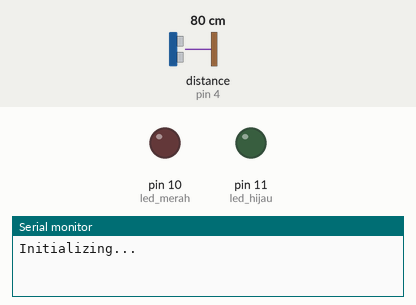
Bench run of a sketch on a simulated Arduino Uno, built with avr-gcc and run on an emulated ATmega328P. Shown: output pins drawn as LEDs (lit = HIGH), the last lines printed to the serial monitor. The test bench sets the inputs (shaded band); at power-on: distance to the obstacle (sensor on pin 4) 80 cm. The echo pulse lasts 58.3 µs per cm; the modem accepts every AT command (registered, SIM ready, sends succeed) and sends nothing else; pins used as bus, display or sensor lines are not drawn.

Above: at 0.1 s.
At 8.2 s:
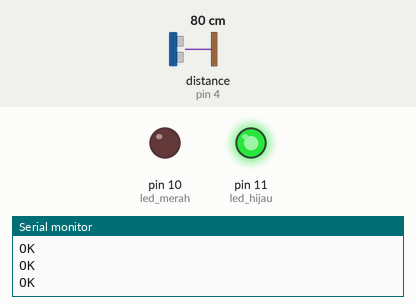
8.3 s: distance to the obstacle (sensor on pin 4) set to 12 cm
At 11.0 s:
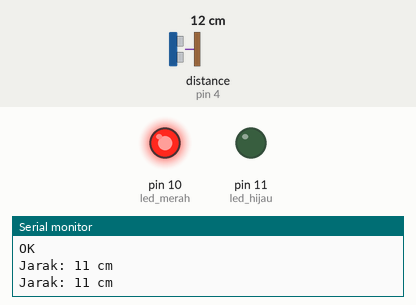
11.4 s: distance to the obstacle (sensor on pin 4) set to 9 cm
Timing chart, 0 to 14.4 s (numbered marks = the images above; inputs shaded):
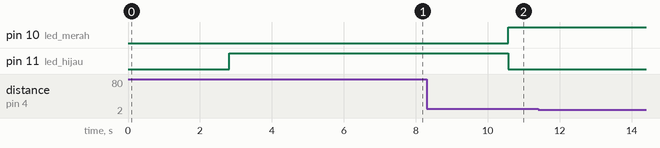

The sketch:

sms_traffic_light.ino
```cpp
#include <SoftwareSerial.h>
SoftwareSerial sms(2, 3); // Tx | Rx

#define echo 4        // echo ultrasonic
#define trig 5        // trigger ultrasonic
#define btn_merah 7   // tombol lampu merah
#define btn_hijau 8   // tombol lampu hijau
#define led_merah 10  // lampu merah
#define led_hijau 11  // lampu hijau

// defines variables
long waktu; // variable for the duration of sound wave travel
int jarak, timer, limit = 30;
String state = "merah";

void setup() {
  // put your setup code here, to run once:
  pinMode(trig, OUTPUT);
  pinMode(echo, INPUT);

  pinMode(led_merah, OUTPUT);
  pinMode(led_hijau, OUTPUT);

  pinMode(btn_merah, INPUT);
  pinMode(btn_hijau, INPUT);

  //Begin serial communication with Arduino and Arduino IDE (Serial Monitor)
  Serial.begin(9600);

  //Begin serial communication with Arduino and SIM800L
  sms.begin(9600);

  Serial.println("Initializing...");
  delay(1000);

  sms.println("AT"); //Once the handshake test is successful, it will back to OK
  cekKoneksi();
  sms.println("AT+CSQ"); //Signal quality test, value range is 0-31 , 31 is the best
  cekKoneksi();
  sms.println("AT+CCID"); //Read SIM information to confirm whether the SIM is plugged
  cekKoneksi();
  sms.println("AT+CREG?"); //Check whether it has registered in the network
  cekKoneksi();

  //Membaca Pesan Masuk
  sms.println("AT+CMGF=1"); // Configuring TEXT mode
  cekKoneksi();
  sms.println("AT+CNMI=1,2,0,0,0"); // Decides how newly arrived SMS messages should be handled
  cekKoneksi();
}

void loop() {
  // put your main code here, to run repeatedly:
  cekKoneksi();
  cekLampu();
  if (state == "merah") {
    cekJarak();
    if (jarak < 10) {
      kirim_pesan();
    }
  }
  else {

  }
  //Serial.println(timer);
}

void cekLampu() {
  if (timer <= 0 && state == "hijau") {
    state = "merah";
    digitalWrite(led_merah, HIGH);
    digitalWrite(led_hijau, LOW);
  }
  else if (timer <= 0 && state == "merah") {
    state = "hijau";
    digitalWrite(led_merah, LOW);
    digitalWrite(led_hijau, HIGH);
  }

  if (timer > 0) {
    timer -= 1;
  }
  else {
    timer = limit;
  }
}

// fungsi untuk mengirimkan pesan melalui sms gateaway
void kirim_pesan() {
  //Mengirim SMS
  sms.println("AT+CMGF=1"); // Configuring TEXT mode
  cekKoneksi();
  //sms.println("AT+CMGS=\"+6282279288898\"");//change ZZ with country code and xxxxxxxxxxx with phone number to sms
  sms.println("AT+CMGS=\"+6285281620164\"");//change ZZ with country code and xxxxxxxxxxx with phone number to sms
  cekKoneksi();
  sms.print("Ada pengendara yang melewati batas RHK dan memasuki Zebra-cross !!"); //text content
  cekKoneksi();
  sms.write(26);
  delay(1000);
  Serial.println("");
  Serial.println("Pesan Terkirim!");
}

// fungsi untuk memeriksa koneksi dari modul SIM800l ke Arduino
void cekKoneksi() {
  delay(250);
  while (Serial.available())
  {
    sms.write(Serial.read());//Forward what Serial received to Software Serial Port
  }
  while (sms.available())
  {
    Serial.write(sms.read());//Forward what Software Serial received to Serial Port
  }
}

void cekJarak() {
  // Clears the trigPin condition
  digitalWrite(trig, LOW);
  delayMicroseconds(2);

  // Sets the trigPin HIGH (ACTIVE) for 10 microseconds
  digitalWrite(trig, HIGH);
  delayMicroseconds(10);
  digitalWrite(trig, LOW);

  // Reads the echoPin, returns the sound wave travel time in microseconds
  waktu = pulseIn(echo, HIGH);

  // Calculating the distance
  jarak = waktu * 0.034 / 2; // Speed of sound wave divided by 2 (go and back)

  // Displays the distance on the Serial Monitor
  Serial.print("Jarak: ");
  Serial.print(jarak);
  Serial.println(" cm");
}
```
